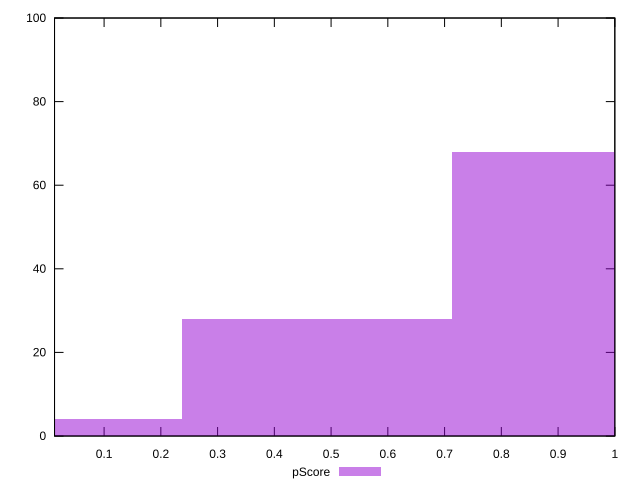

The script that saved this image:
reset

$pScore <<EOF
0.9517955769322572 68
0.4758977884661286 28
0 4
EOF

set key outside below
set boxwidth 0.4758977884661286
set xrange [0.01265990436611475:0.9999927326183613]
set yrange [0:100]
set trange [0:100]
set style fill transparent solid 0.5 noborder
set terminal svg size 640, 490 enhanced background rgb 'white'
set output "report_00014_2021-02-09T15:56:05.503Z/total-blocking-time/samples/pages+cached+noadtech+nomedia/pScore/histogram.svg"

plot $pScore title "pScore" with boxes

reset
